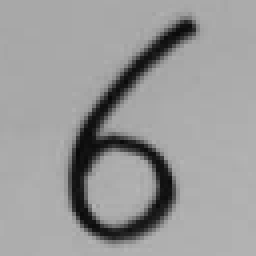
#> input picture sample.png, 64 x 64 px (shown 4 times larger)
$ jupyter execute --allow-errors a3.ipynb
#> lines starting #> are read from the running program, lines starting #| are printed output that depends on the picture; after the words box and inside, x2 and y2 are one past the last pixel; in counts of white or black regions, pixels touching at a corner belong together
[cell 1]
import sys
# !{sys.executable} -m pip install opencv-python
from IPython.core.debugger import set_trace
import cv2
import numpy as np
from scipy import signal
from IPython.core.debugger import set_trace
from sklearn.metrics import mean_squared_error
from sklearn import preprocessing

thresh = 127

[cell 2]
def find_dft(img):
    gray = cv2.cvtColor(img, cv2.COLOR_BGR2GRAY)
#     gray = cv2.threshold(gray, thresh, 255, cv2.THRESH_BINARY)[1]
    edged = cv2.Canny(gray, 100, 200)  #30,200
    contours, hierarchy = cv2.findContours(edged,
        cv2.RETR_EXTERNAL, cv2.CHAIN_APPROX_NONE)
#     print(np.shape(contours))
    if np.shape(contours)[0] > 1:
        contours = contours[0]
#         contours = np.concatenate((contours[0],contours[1]))
        contours = np.expand_dims(contours, axis=0)
    if np.shape(contours)[0]!=1:
        return [],[],False
    contours1 = np.reshape(contours,[-1,2])
    contours1 = np.divide(contours1,np.repeat(np.reshape(np.add(np.power(contours1[:,0],2),np.power(contours1[:,1],2)),[-1,1]),2,axis = 1))

    u_hat = contours1[:,0]+1j*contours1[:,1]
    u_hat[~np.isnan(u_hat).any(axis=0)]
    template = np.fft.fft(u_hat)

    return template,contours,True

image = cv2.imread('./sample.png')
#> image is the input picture: shape (64, 64, 3); min 8, max 181, mean 153.7
targetImage = cv2.imread('./a3.png')
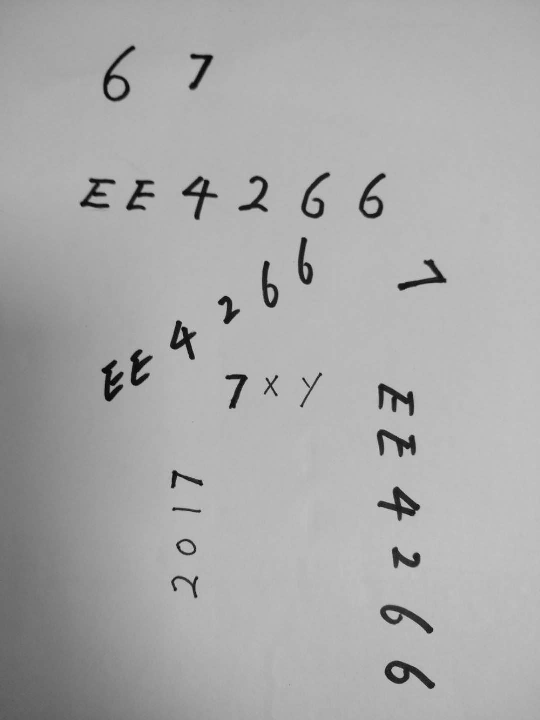
#> input picture a3.png, 540 x 720 px
#> targetImage is the input picture: shape (720, 540, 3); min 0, max 203, mean 169.9

sheight,swidth = image.shape[0],image.shape[1]
#> sheight = 64; swidth = 64
height,width = targetImage.shape[0],targetImage.shape[1]
#> height = 720; width = 540

cv2.waitKey(0)

# Grayscale
gray = cv2.cvtColor(image, cv2.COLOR_BGR2GRAY)
# gray = cv2.threshold(gray, thresh, 255, cv2.THRESH_BINARY)[1]

# Find Canny edges
edged = cv2.Canny(gray, 100, 200)
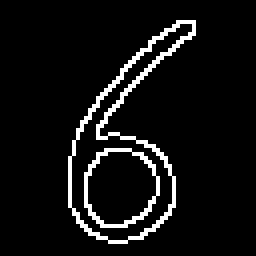
#> edged: shape (64, 64) (shown 4 times larger); 6.7% white in thin lines or dots, all inside (x1, y1, x2, y2) = (17, 5, 49, 61)
cv2.waitKey(0)

# Finding Contours
# Use a copy of the image e.g. edged.copy()
# since findContours alters the image
contours, hierarchy = cv2.findContours(edged,
    cv2.RETR_EXTERNAL, cv2.CHAIN_APPROX_NONE)
#> contours = 1 contour; box (x1, y1, x2, y2) and area: (17, 5, 49, 61) 752

template,_,_ = find_dft(image)
#> in find_dft, `contours1 = np.reshape(contours,[-1,2])`: contours1 = 141 pairs, first value 17 to 48, second value 5 to 60
#> in find_dft, `contours1 = np.divide(contours1,np.repeat(np.reshape(np.add(np.power(c..`: contours1 = 141 pairs, first value 0.00561 to 0.0257, second value 0.00215 to 0.0231
# [7 lines of commented-out code are left out]

print("Number of Contours found = " + str(len(contours)))
#| Number of Contours found = 1

# [7 lines of commented-out code are left out]
